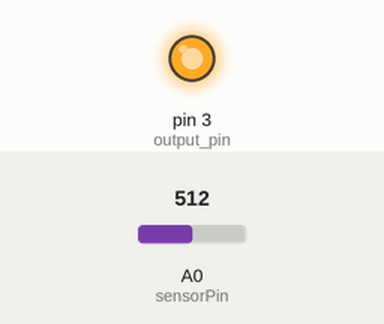
Simulated run of this sketch. Board: Arduino Uno, built with avr-gcc and run on an emulated ATmega328P. Shown: output pins drawn as LEDs (lit = HIGH). The test bench sets the inputs (shaded band); at power-on: A0 (sensorPin) = 512.

Above: at 1.2 s.
1.3 s: A0 (sensorPin) set to 310
2.8 s: A0 (sensorPin) set to 285
At 3.3 s:
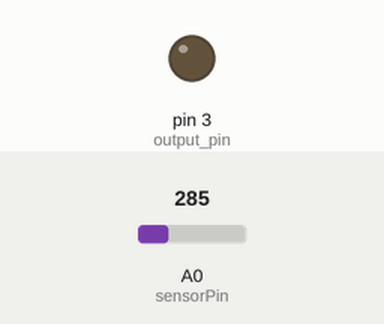
4.3 s: A0 (sensorPin) set to 306
At 5.5 s:
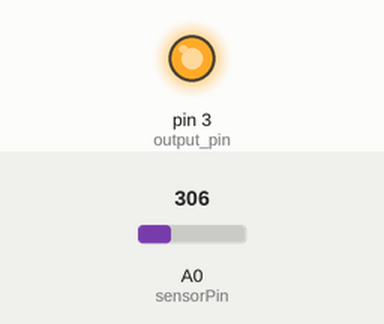
5.8 s: A0 (sensorPin) set to 122
At 6.8 s:
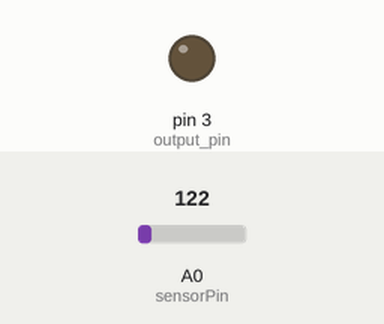
Timing chart, 0 to 8.3 s (numbered marks = the images above; inputs shaded):
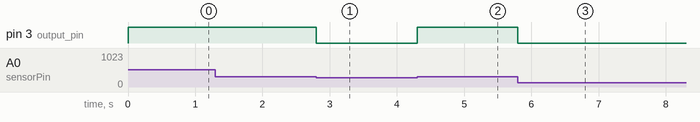

Measured:
- the behaviour switches between 301 and 300 on A0 (sensorPin) (found by bisection; images 0 and 1)
- after the input at 1.3 s, every drawn part: stays the same
- after the input at 2.8 s, pin 3 (output_pin): HIGH → LOW at once
- after the input at 4.3 s, pin 3 (output_pin): LOW → HIGH at once
- after the input at 5.8 s, pin 3 (output_pin): HIGH → LOW at once

The sketch:

test1ada.ino
```cpp
int set_point = 300;  // change
int sensorPin = A0;
int output_pin = 3;
int sensorValue = 0;

void setup() {
  Serial.begin(9600);
  pinMode(output_pin, OUTPUT);
}

void loop()
{
  	  sensorValue = analogRead(sensorPin);
    	//Serial.println(sensorValue);
      if( sensorValue <= set_point)
      digitalWrite(output_pin, LOW);
      else
      digitalWrite(output_pin, HIGH);
 }
```
